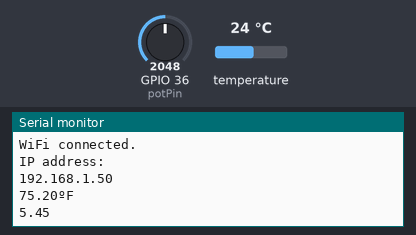
Recording of a sketch running on a simulated ESP32. Shown: the last lines printed to the serial monitor. The inputs (shaded band) are chosen by the test bench; at power-on: temperature 24 °C, GPIO 36 (potPin) = 2048. WiFi joins after 1.5 s; servers stay silent unless stated.

Above: at 4.2 s.
4.3 s: temperature set to 12 °C
At 6.1 s:
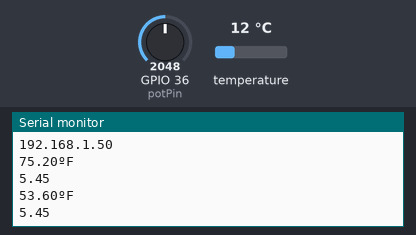
6.3 s: GPIO 36 (potPin) set to 2866
8.3 s: temperature set to 19 °C
At 8.3 s:
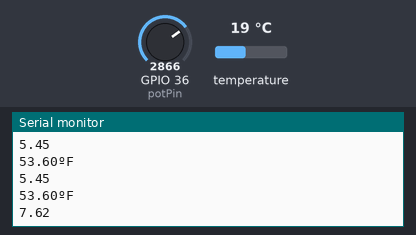
10.3 s: GPIO 36 (potPin) set to 3603
At 12.0 s:
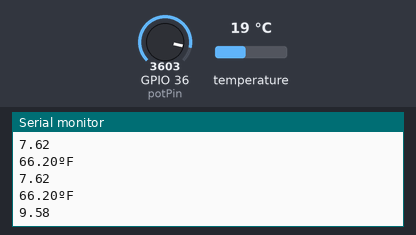
Timing chart, 0 to 13.3 s (numbered marks = the images above; inputs shaded):
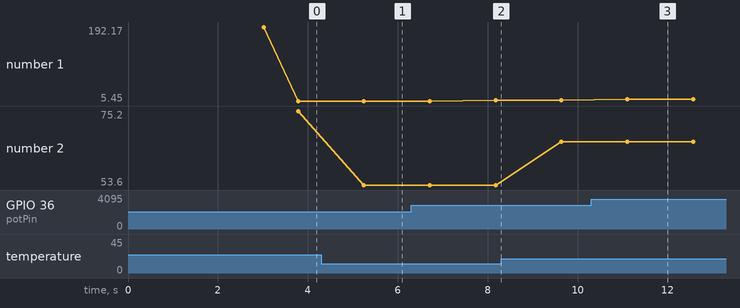

The sketch:

temperature_ph_monitor.ino
```cpp
#include <WiFi.h>
#include <OneWire.h>
#include <DallasTemperature.h>

const int potPin=A0;
float ph,temp;
float Value=0;


// GPIO where the DS18B20 is connected to
const int oneWireBus = 4;

// Setup a oneWire instance to communicate with any OneWire devices
OneWire oneWire(oneWireBus);

// Pass our oneWire reference to Dallas Temperature sensor
DallasTemperature sensors(&oneWire);


String apiKey = "EWNE19AHJIUX55RW"; // Enter your Write API key from ThingSpeak
const char *ssid = "OPPOA5s"; // replace with your wifi ssid and wpa2 key
const char *password = "12345678";
const char* server = "api.thingspeak.com";// don't change this

WiFiClient client;


void setup() {
  // put your setup code here, to run once:
  Serial.begin(115200);
  pinMode(potPin,INPUT);
  delay(1000);

  sensors.begin();   //for temprature sensor

  Serial.print("Connecting to ");
  Serial.println(ssid);
  WiFi.begin(ssid, password);
  while (WiFi.status() != WL_CONNECTED) {
    delay(2000);
    Serial.print(".");
  }
  // Print local IP address and start web server
  Serial.println("");
  Serial.println("WiFi connected.");
  Serial.println("IP address: ");
  Serial.println(WiFi.localIP());

}

void loop() {
  // put your main code here, to run repeatedly:
Value= analogRead(potPin);
// Serial.print(Value);
// Serial.print(" | ");
float voltage=Value*(3.3/4095.0);
ph=(3.3*voltage);

// if(temp < ph && temp < 7.0){
//   temp = ph;
//   Serial.println(ph);
// }

 sensors.requestTemperatures();

  // float temperatureC = sensors.getTempCByIndex(0);
  // Serial.print(temperatureC);
  // Serial.println("ºC");

  float temperatureF = sensors.getTempFByIndex(0);

  Serial.print(temperatureF);
  Serial.println("ºF");

  Serial.println(ph);
  delay(500);

if (client.connect(server, 80)) // "184.106.153.149" or api.thingspeak.com
   {
      String postStr = apiKey;
      postStr += "&field1=";
      postStr += String(ph);
      postStr += "\r\n";

     String postStr2 = apiKey;
      postStr2 += "&field2=";
      postStr2 += String(temperatureF);
      postStr2 += "\r\n";


      client.print("POST /update HTTP/1.1\n");
      client.print("Host: api.thingspeak.com\n");
      client.print("Connection: close\n");
      client.print("X-THINGSPEAKAPIKEY: " + apiKey + "\n");
      client.print("Content-Type: application/x-www-form-urlencoded\n");
      client.print("Content-Length: ");
      client.print(postStr.length());
      client.print(postStr2.length());
      client.print("\n\n");
      client.print(postStr);
      client.print(postStr2);
    }
}
```

Measured:
- after the input at 4.3 s, the serial monitor: prints a new line after 0.95 s (image 1)
- after the input at 10.3 s, the serial monitor: prints a new line after 0.80 s (image 3)
- plotted number 1: 5.45 → 7.62 after the input at 6.3 s, 7.62 → 9.58 after the input at 10.3 s
- plotted number 2: 75.2 → 53.6 after the input at 4.3 s, 53.6 → 66.2 after the input at 8.3 s
